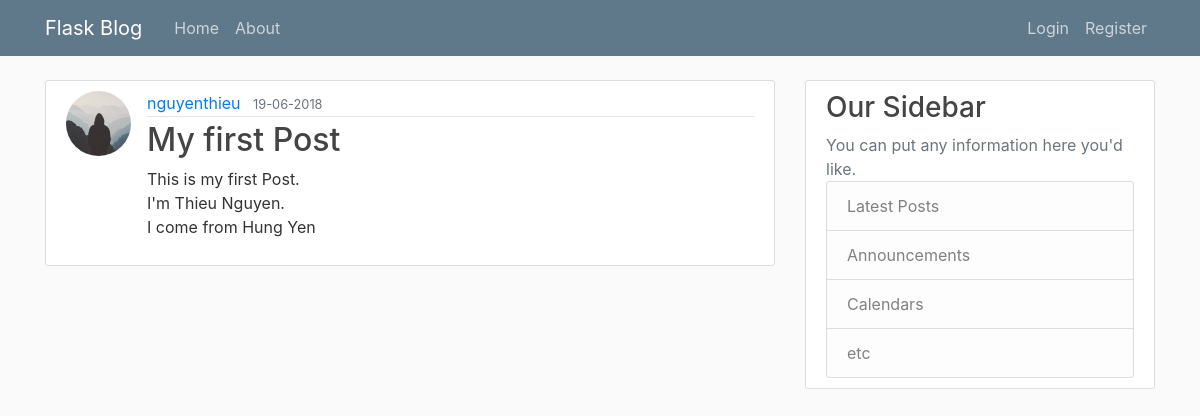
/post/1, run on the app's committed database.
### flaskblog/models.py (models this page shows, shortened)
class User(db.Model, UserMixin):
    id = db.Column(db.Integer, primary_key=True)
    username = db.Column(db.String(24), unique=True, nullable=False)
    email = db.Column(db.String(120), unique=True, nullable=False)
    image_file = db.Column(db.String(20), nullable=False, default='default.jpg')
    password = db.Column(db.String(60), nullable=False)
    posts = db.relationship('Post', backref="author", lazy=True)

class Post(db.Model):
    id = db.Column(db.Integer, primary_key=True)
    title = db.Column(db.String(120), nullable=False)
    date_posted = db.Column(db.DateTime, nullable=False, default=datetime.utcnow())
    content = db.Column(db.Text, nullable=False)
    user_id = db.Column(db.Integer, db.ForeignKey("user.id"), nullable=False)

### flaskblog/routes.py (the view)
@app.route("/post/<int:post_id>")
def post(post_id):
    post = Post.query.get_or_404(post_id)
    return render_template("post.html", title=post.title, post=post)

### flaskblog/templates/post.html (shortened to what this page needs)
{% extends "layout.html" %}
{% block content %}
<article class="media content-section">
    <img src="{{ url_for('static', filename='images/profile/' + post.author.image_file) }}" alt=""
         class="rounded-circle article-img"/>
    <div class="media-body">
        <div class="article-metadata">
            <a class="mr-2" href="{{ url_for('user_posts', username=post.author.username) }}">{{ post.author.username }}</a>
            <small class="text-muted">{{ post.date_posted.strftime('%d-%m-%Y') }}</small>
        </div>
        <h2 class="article-title">{{ post.title }}</h2>
        <p class="article-content">{{ post.content }}</p>
    </div>
</article>
{% endblock content %}

### flaskblog/static/main.css (style rules this page uses)
body { background: #fafafa; color: #333333; margin-top: 5rem; }
h1, h2, h3, h4, h5, h6 { color: #444444; }
.content-section { background: #ffffff; padding: 10px 20px; border: 1px solid #dddddd; border-radius: 3px; margin-bottom: 20px; }
.article-title { color: #444444; }
.article-content { white-space: pre-line; }
.article-img { height: 65px; width: 65px; margin-right: 16px; }
.article-metadata { padding-bottom: 1px; margin-bottom: 4px; border-bottom: 1px solid #e3e3e3 }

### data on the page
User: image_file (placeholder picture), author.username "nguyenthieu"
Post: date_posted "19-06-2018", title "My first Post", content "This is my first Post. I'm Thieu Nguyen. I come from Hung Yen"
